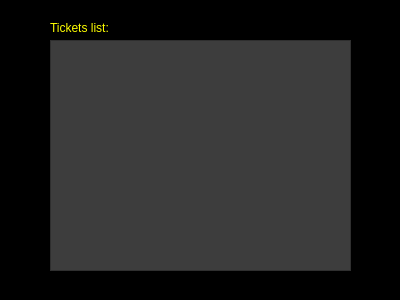
<?xml version="1.0" encoding="UTF-8"?>
<ui version="4.0">
 <class>DetailsPage</class>
 <widget class="QWidget" name="DetailsPage">
  <property name="geometry">
   <rect>
    <x>0</x>
    <y>0</y>
    <width>400</width>
    <height>300</height>
   </rect>
  </property>
  <property name="windowTitle">
   <string>Form</string>
  </property>
  <property name="styleSheet">
   <string notr="true">#DetailsPage{
	background-color: rgb(0, 0, 0);
}
QListView{
	background-color: rgb(61, 61, 61);
	color: rgb(255, 255, 0);
}
QLable{
	color: rgb(255, 255, 0);
}</string>
  </property>
  <widget class="QListView" name="listView">
   <property name="geometry">
    <rect>
     <x>50</x>
     <y>40</y>
     <width>301</width>
     <height>231</height>
    </rect>
   </property>
  </widget>
  <widget class="QLabel" name="label">
   <property name="geometry">
    <rect>
     <x>50</x>
     <y>20</y>
     <width>71</width>
     <height>16</height>
    </rect>
   </property>
   <property name="styleSheet">
    <string notr="true">color: rgb(255, 255, 0);</string>
   </property>
   <property name="text">
    <string>Tickets list:</string>
   </property>
  </widget>
 </widget>
 <resources/>
 <connections/>
</ui>
